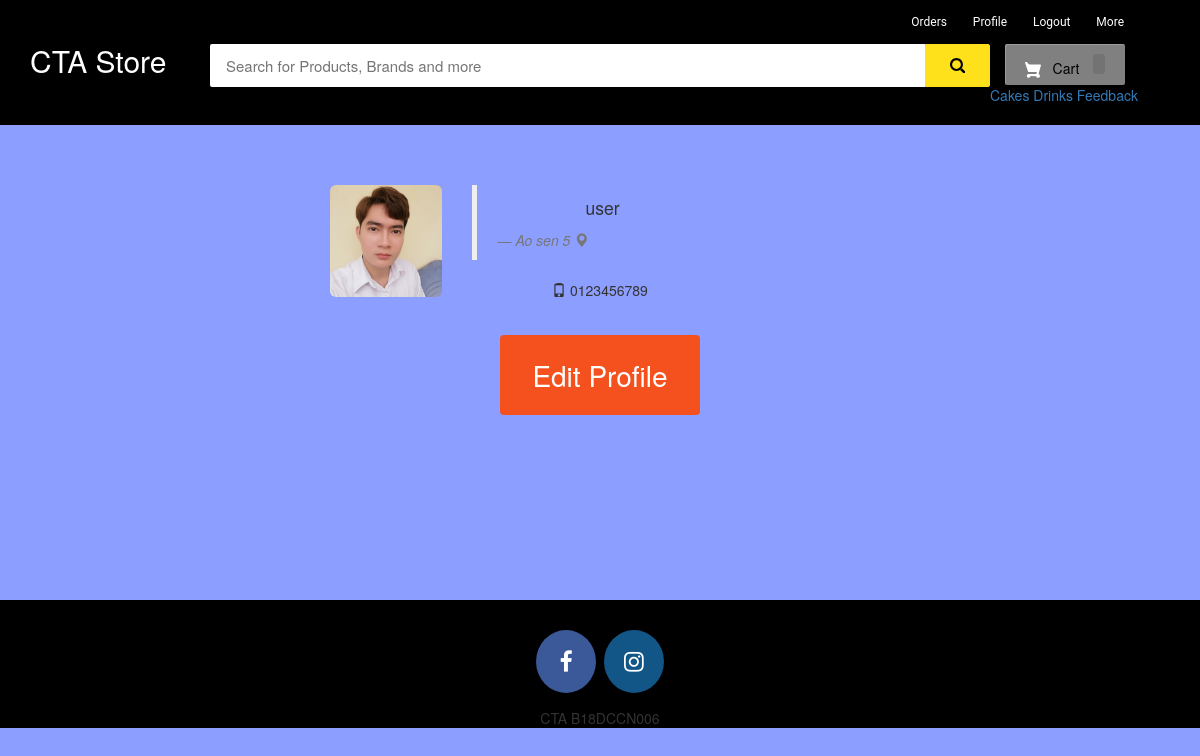
Page /my-profile (signed in) on the committed database.
### ecom/models.py (models this page shows, shortened)
class Customer(models.Model):
    user=models.OneToOneField(User,on_delete=models.CASCADE)
    profile_pic= models.ImageField(upload_to='profile_pic/CustomerProfilePic/',null=True,blank=True)
    address = models.CharField(max_length=40)
    mobile = models.CharField(max_length=20,null=False)

### ecom/views.py (the view)
# urls.py: path('my-profile', views.my_profile_view,name='my-profile'),
@login_required(login_url='customerlogin')
@user_passes_test(is_customer)
def my_profile_view(request):
    customer=models.Customer.objects.get(user_id=request.user.id)
    return render(request,'ecom/my_profile.html',{'customer':customer})

### ecom/views.py (called while the page is built)
def is_customer(user):
    return user.groups.filter(name='CUSTOMER').exists()

### templates/ecom/my_profile.html (shortened to what this page needs)
{% extends 'ecom/customer_base.html' %}
{% load static %}
{% block content %}
<br><br><br>
<div style="padding-left:300px;" class="container">
        <div class="col-sm-2 col-md-2">
            <img src="{% static customer.profile_pic.url %}"   alt="profile pic" class="img-rounded img-responsive" />
        </div>
        <div class="col-sm-4 col-md-4">
            <blockquote>
                <p>{{request.user}}</p> <small><cite title="Source Title">{{customer.address}}  <i class="glyphicon glyphicon-map-marker"></i></cite></small>
            </blockquote>
            <p> <i class="glyphicon glyphicon-phone"></i> {{customer.mobile}}
            </p>
        </div>
</div>
<br>
<div style="text-align: center;">
  <a href="/edit-profile"><button class="button" ><span>Edit Profile </span></button></a>
</div>
<br><br><br><br><br><br>
{% endblock content %}

### templates/ecom/customer_base.html (style rules this page uses)
body { background-color: #ebe0e0 }
p { text-align: center; }

### templates/ecom/my_profile.html (style rules this page uses)
body { background-color:#8c9eff; }
.button { display: inline-block; border-radius: 4px; background-color: #f4511e; border: none; color: #FFFFFF; text-align: center; font-size: 28px; padding: 20px; width: 200px; transition: all 0.5s; cursor: pointer; margin: 5px; }
.button span { cursor: pointer; display: inline-block; position: relative; transition: 0.5s; }
.button span:after { content: '\00bb'; position: absolute; opacity: 0; top: 0; right: -20px; transition: 0.5s; }

### rows in the picture
Customer: profile_pic (picture), address "Ao sen 5", mobile "0123456789"

### other values in the picture
{{ request.user }} "user"
